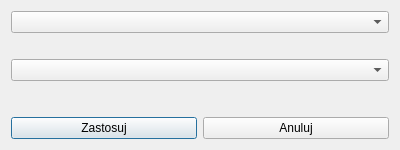
<?xml version="1.0" encoding="UTF-8"?>
<ui version="4.0">
 <class>Dialog_Change_Datatype</class>
 <widget class="QDialog" name="Dialog_Change_Datatype">
  <property name="windowModality">
   <enum>Qt::WindowModal</enum>
  </property>
  <property name="geometry">
   <rect>
    <x>0</x>
    <y>0</y>
    <width>400</width>
    <height>150</height>
   </rect>
  </property>
  <property name="minimumSize">
   <size>
    <width>400</width>
    <height>150</height>
   </size>
  </property>
  <property name="maximumSize">
   <size>
    <width>400</width>
    <height>150</height>
   </size>
  </property>
  <property name="windowTitle">
   <string>Zmień typ danych</string>
  </property>
  <property name="windowIcon">
   <iconset resource="../images/app-icon/app-icon.qrc">
    <normaloff>:/images/app-icon/dex-icon-512x512.png</normaloff>:/images/app-icon/dex-icon-512x512.png</iconset>
  </property>
  <layout class="QVBoxLayout" name="verticalLayout">
   <item>
    <widget class="QComboBox" name="comboBox_Current_Datatype">
     <property name="placeholderText">
      <string>Wybierz kolumnę do zmiany typu danych...</string>
     </property>
    </widget>
   </item>
   <item>
    <spacer name="horizontalSpacer">
     <property name="orientation">
      <enum>Qt::Horizontal</enum>
     </property>
     <property name="sizeHint" stdset="0">
      <size>
       <width>40</width>
       <height>20</height>
      </size>
     </property>
    </spacer>
   </item>
   <item>
    <widget class="QComboBox" name="comboBox_New_Datatype">
     <property name="placeholderText">
      <string>Wybierz typ danych...</string>
     </property>
    </widget>
   </item>
   <item>
    <widget class="QLabel" name="label_Info">
     <property name="text">
      <string/>
     </property>
    </widget>
   </item>
   <item>
    <layout class="QHBoxLayout" name="horizontalLayout">
     <item>
      <widget class="QPushButton" name="pushButton_Apply">
       <property name="text">
        <string>Zastosuj</string>
       </property>
      </widget>
     </item>
     <item>
      <widget class="QPushButton" name="pushButton_Cancel">
       <property name="text">
        <string>Anuluj</string>
       </property>
      </widget>
     </item>
    </layout>
   </item>
  </layout>
 </widget>
 <resources>
  <include location="../images/app-icon/app-icon.qrc"/>
 </resources>
 <connections/>
</ui>
